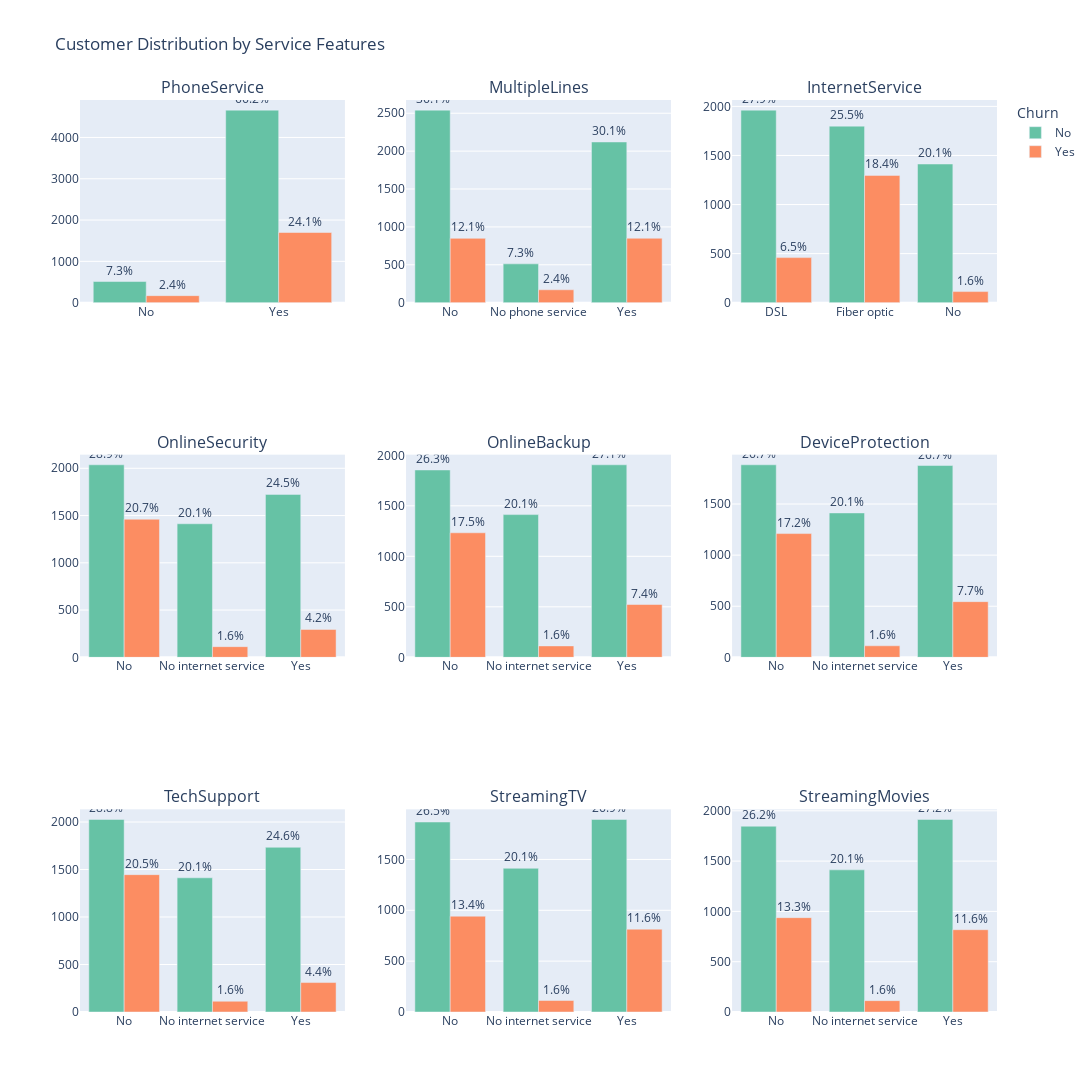

Notebook cell for this chart:
### Markdown cell above
# 6. Service Usage Distribution
## Purpose: See how optional services relate to churn.

### Code cell
# Columns to plot
import plotly.graph_objects as go
from plotly.subplots import make_subplots

cols = ['PhoneService', 'MultipleLines', 'InternetService',
        'OnlineSecurity', 'OnlineBackup', 'DeviceProtection',
        'TechSupport', 'StreamingTV', 'StreamingMovies']

# Create 3x3 subplot grid
fig = make_subplots(rows=3, cols=3, subplot_titles=[f'{col}' for col in cols])

total_rows = len(df)

for i, col in enumerate(cols):
    row = i // 3 + 1
    col_pos = i % 3 + 1

    # Prepare data
    temp = df.groupby([col, 'Churn']).size().reset_index(name='Count')
    for churn_status in temp['Churn'].unique():
        subset = temp[temp['Churn'] == churn_status]
        percentages = (subset['Count'] / total_rows) * 100

        fig.add_trace(
            go.Bar(
                x=subset[col],
                y=subset['Count'],
                name=churn_status,
                text=[f'{p:.1f}%' for p in percentages],
                textposition='outside',
                marker_color=px.colors.qualitative.Set2[0] if churn_status == 'No' else px.colors.qualitative.Set2[1],
                showlegend=(i == 0)  # Show legend only once
            ),
            row=row, col=col_pos
        )

# Layout tweaks
fig.update_layout(
    height=1600,
    width=1600,
    title_text='Customer Distribution by Service Features',
    barmode='group',
    legend_title='Churn'
)

fig.show()

### Figure 1 — Plotly figure (JSON) as saved in the notebook; plotly's stock layout.template omitted (floating-point values rounded to 4 significant figures)
{"data": [{"marker": {"color": "rgb(102,194,165)"}, "name": "No", "showlegend": true, "text": ["7.3%", "66.2%"], "textposition": "outside", "type": "bar", "x": ["No", "Yes"], "xaxis": "x", "y": [512, 4662], "yaxis": "y"}, {"marker": {"color": "rgb(252,141,98)"}, "name": "Yes", "showlegend": true, "text": ["2.4%", "24.1%"], "textposition": "outside", "type": "bar", "x": ["No", "Yes"], "xaxis": "x", "y": [170, 1699], "yaxis": "y"}, {"marker": {"color": "rgb(102,194,165)"}, "name": "No", "showlegend": false, "text": ["36.1%", "7.3%", "30.1%"], "textposition": "outside", "type": "bar", "x": ["No", "No phone service", "Yes"], "xaxis": "x2", "y": [2541, 512, 2121], "yaxis": "y2"}, {"marker": {"color": "rgb(252,141,98)"}, "name": "Yes", "showlegend": false, "text": ["12.1%", "2.4%", "12.1%"], "textposition": "outside", "type": "bar", "x": ["No", "No phone service", "Yes"], "xaxis": "x2", "y": [849, 170, 850], "yaxis": "y2"}, {"marker": {"color": "rgb(102,194,165)"}, "name": "No", "showlegend": false, "text": ["27.9%", "25.5%", "20.1%"], "textposition": "outside", "type": "bar", "x": ["DSL", "Fiber optic", "No"], "xaxis": "x3", "y": [1962, 1799, 1413], "yaxis": "y3"}, {"marker": {"color": "rgb(252,141,98)"}, "name": "Yes", "showlegend": false, "text": ["6.5%", "18.4%", "1.6%"], "textposition": "outside", "type": "bar", "x": ["DSL", "Fiber optic", "No"], "xaxis": "x3", "y": [459, 1297, 113], "yaxis": "y3"}, {"marker": {"color": "rgb(102,194,165)"}, "name": "No", "showlegend": false, "text": ["28.9%", "20.1%", "24.5%"], "textposition": "outside", "type": "bar", "x": ["No", "No internet service", "Yes"], "xaxis": "x4", "y": [2037, 1413, 1724], "yaxis": "y4"}, {"marker": {"color": "rgb(252,141,98)"}, "name": "Yes", "showlegend": false, "text": ["20.7%", "1.6%", "4.2%"], "textposition": "outside", "type": "bar", "x": ["No", "No internet service", "Yes"], "xaxis": "x4", "y": [1461, 113, 295], "yaxis": "y4"}, {"marker": {"color": "rgb(102,194,165)"}, "name": "No", "showlegend": false, "text": ["26.3%", "20.1%", "27.1%"], "textposition": "outside", "type": "bar", "x": ["No", "No internet service", "Yes"], "xaxis": "x5", "y": [1855, 1413, 1906], "yaxis": "y5"}, {"marker": {"color": "rgb(252,141,98)"}, "name": "Yes", "showlegend": false, "text": ["17.5%", "1.6%", "7.4%"], "textposition": "outside", "type": "bar", "x": ["No", "No internet service", "Yes"], "xaxis": "x5", "y": [1233, 113, 523], "yaxis": "y5"}, {"marker": {"color": "rgb(102,194,165)"}, "name": "No", "showlegend": false, "text": ["26.7%", "20.1%", "26.7%"], "textposition": "outside", "type": "bar", "x": ["No", "No internet service", "Yes"], "xaxis": "x6", "y": [1884, 1413, 1877], "yaxis": "y6"}, {"marker": {"color": "rgb(252,141,98)"}, "name": "Yes", "showlegend": false, "text": ["17.2%", "1.6%", "7.7%"], "textposition": "outside", "type": "bar", "x": ["No", "No internet service", "Yes"], "xaxis": "x6", "y": [1211, 113, 545], "yaxis": "y6"}, {"marker": {"color": "rgb(102,194,165)"}, "name": "No", "showlegend": false, "text": ["28.8%", "20.1%", "24.6%"], "textposition": "outside", "type": "bar", "x": ["No", "No internet service", "Yes"], "xaxis": "x7", "y": [2027, 1413, 1734], "yaxis": "y7"}, {"marker": {"color": "rgb(252,141,98)"}, "name": "Yes", "showlegend": false, "text": ["20.5%", "1.6%", "4.4%"], "textposition": "outside", "type": "bar", "x": ["No", "No internet service", "Yes"], "xaxis": "x7", "y": [1446, 113, 310], "yaxis": "y7"}, {"marker": {"color": "rgb(102,194,165)"}, "name": "No", "showlegend": false, "text": ["26.5%", "20.1%", "26.9%"], "textposition": "outside", "type": "bar", "x": ["No", "No internet service", "Yes"], "xaxis": "x8", "y": [1868, 1413, 1893], "yaxis": "y8"}, {"marker": {"color": "rgb(252,141,98)"}, "name": "Yes", "showlegend": false, "text": ["13.4%", "1.6%", "11.6%"], "textposition": "outside", "type": "bar", "x": ["No", "No internet service", "Yes"], "xaxis": "x8", "y": [942, 113, 814], "yaxis": "y8"}, {"marker": {"color": "rgb(102,194,165)"}, "name": "No", "showlegend": false, "text": ["26.2%", "20.1%", "27.2%"], "textposition": "outside", "type": "bar", "x": ["No", "No internet service", "Yes"], "xaxis": "x9", "y": [1847, 1413, 1914], "yaxis": "y9"}, {"marker": {"color": "rgb(252,141,98)"}, "name": "Yes", "showlegend": false, "text": ["13.3%", "1.6%", "11.6%"], "textposition": "outside", "type": "bar", "x": ["No", "No internet service", "Yes"], "xaxis": "x9", "y": [938, 113, 818], "yaxis": "y9"}], "layout": {"annotations": [{"font": {"size": 16}, "showarrow": false, "text": "PhoneService", "x": 0.1444, "xanchor": "center", "xref": "paper", "y": 1, "yanchor": "bottom", "yref": "paper"}, {"font": {"size": 16}, "showarrow": false, "text": "MultipleLines", "x": 0.5, "xanchor": "center", "xref": "paper", "y": 1, "yanchor": "bottom", "yref": "paper"}, {"font": {"size": 16}, "showarrow": false, "text": "InternetService", "x": 0.8556, "xanchor": "center", "xref": "paper", "y": 1, "yanchor": "bottom", "yref": "paper"}, {"font": {"size": 16}, "showarrow": false, "text": "OnlineSecurity", "x": 0.1444, "xanchor": "center", "xref": "paper", "y": 0.6111, "yanchor": "bottom", "yref": "paper"}, {"font": {"size": 16}, "showarrow": false, "text": "OnlineBackup", "x": 0.5, "xanchor": "center", "xref": "paper", "y": 0.6111, "yanchor": "bottom", "yref": "paper"}, {"font": {"size": 16}, "showarrow": false, "text": "DeviceProtection", "x": 0.8556, "xanchor": "center", "xref": "paper", "y": 0.6111, "yanchor": "bottom", "yref": "paper"}, {"font": {"size": 16}, "showarrow": false, "text": "TechSupport", "x": 0.1444, "xanchor": "center", "xref": "paper", "y": 0.2222, "yanchor": "bottom", "yref": "paper"}, {"font": {"size": 16}, "showarrow": false, "text": "StreamingTV", "x": 0.5, "xanchor": "center", "xref": "paper", "y": 0.2222, "yanchor": "bottom", "yref": "paper"}, {"font": {"size": 16}, "showarrow": false, "text": "StreamingMovies", "x": 0.8556, "xanchor": "center", "xref": "paper", "y": 0.2222, "yanchor": "bottom", "yref": "paper"}], "barmode": "group", "height": 1600, "legend": {"title": {"text": "Churn"}}, "title": {"text": "Customer Distribution by Service Features"}, "width": 1600, "xaxis": {"anchor": "y", "domain": [0, 0.2889]}, "xaxis2": {"anchor": "y2", "domain": [0.3556, 0.6444]}, "xaxis3": {"anchor": "y3", "domain": [0.7111, 1]}, "xaxis4": {"anchor": "y4", "domain": [0, 0.2889]}, "xaxis5": {"anchor": "y5", "domain": [0.3556, 0.6444]}, "xaxis6": {"anchor": "y6", "domain": [0.7111, 1]}, "xaxis7": {"anchor": "y7", "domain": [0, 0.2889]}, "xaxis8": {"anchor": "y8", "domain": [0.3556, 0.6444]}, "xaxis9": {"anchor": "y9", "domain": [0.7111, 1]}, "yaxis": {"anchor": "x", "domain": [0.7778, 1]}, "yaxis2": {"anchor": "x2", "domain": [0.7778, 1]}, "yaxis3": {"anchor": "x3", "domain": [0.7778, 1]}, "yaxis4": {"anchor": "x4", "domain": [0.3889, 0.6111]}, "yaxis5": {"anchor": "x5", "domain": [0.3889, 0.6111]}, "yaxis6": {"anchor": "x6", "domain": [0.3889, 0.6111]}, "yaxis7": {"anchor": "x7", "domain": [0, 0.2222]}, "yaxis8": {"anchor": "x8", "domain": [0, 0.2222]}, "yaxis9": {"anchor": "x9", "domain": [0, 0.2222]}}}
